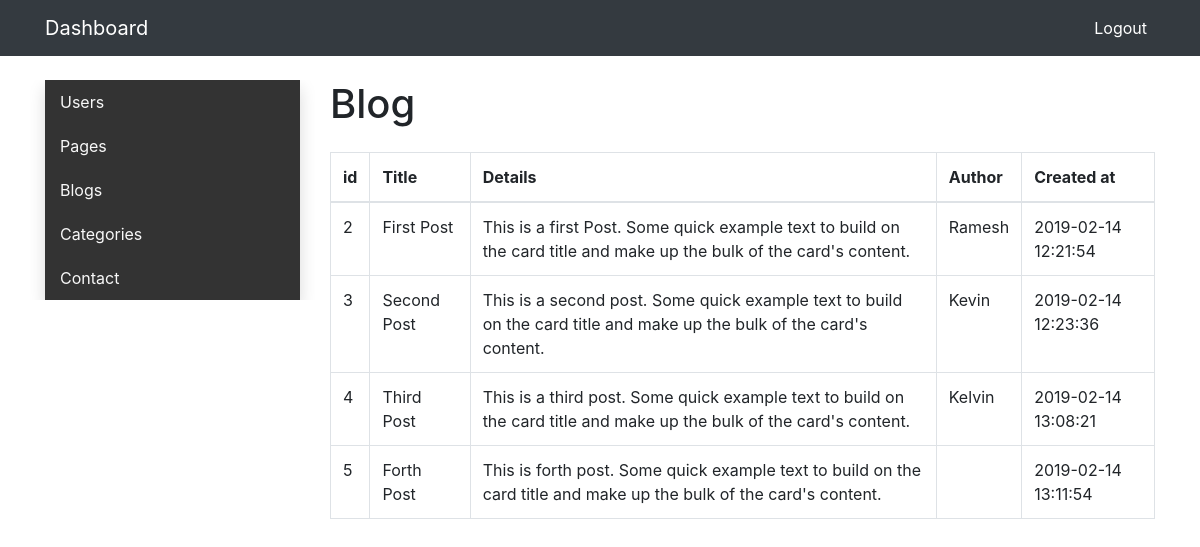
The page /app/admin/blogs.php on the database its author committed.
### tables this page shows
CREATE TABLE `blogs` (
  `id` int(11) NOT NULL,
  `title` varchar(255) NOT NULL,
  `body` text NOT NULL,
  `author` varchar(255) NOT NULL,
  `is_published` tinyint(1) NOT NULL DEFAULT '1',
  `created_at` datetime DEFAULT CURRENT_TIMESTAMP
);

### app/admin/blogs.php (the view, shortened to what this page needs)
<?php
         include('./partial/header.php');
        ?>
<div class="container my-4">
<div class="row">
 <div class="col-lg-3 sidenav ">
 <?php include('./partial/sidebar.php'); ?>
 </div>
 <div class="col-lg-9">
 <div class="d-flex align-items-center justify-content-between mb-4">
  <h1 class="mb-0">Blog </h1>
 </div>
  <table class="table table-bordered">
  <thead>
    <tr>
      <th scope="col">id</th>
      <th scope="col">Title</th>
      <th scope="col">Details</th>
      <th scope="col">Author</th>
      <th scope="col">Created at</th>
    </tr>
  </thead>
  <tbody>
    <?php
    $sth = $pdo->prepare("SELECT * FROM blogs");
    $sth->execute();
    $results = $sth->fetchAll();
    foreach ($results as $result ) {
      ?>
       <tr>
       <td><?php echo $result->id; ?></td>
       <td><?php echo $result->title; ?></td>
       <td><?php echo $result->body; ?></td>
       <td><?php echo $result->author; ?></td>
       <td><?php echo $result->created_at; ?></td>
       </tr>
      <?php
    }
  ?>
  </tbody>
</table>
 </div>
</div>
</div>
<?php
         include('./partial/footer.php');
        ?>

### app/admin/assets/css/dashboard.css (style rules this page uses)
.sidenav { height: 100%; width: 160px; z-index: 1; top: 0; left: 0; overflow-x: hidden; }

### rows shown on the page
blogs: id "2", title "First Post", body "This is a first Post. Some quick example text to build on the card title and make up the bulk of the card's content.", author "Ramesh", created_at "2019-02-14 12:21:54"
blogs: id "3", title "Second Post", body "This is a second post. Some quick example text to build on the card title and make up the bulk of the card's content.", author "Kevin", created_at "2019-02-14 12:23:36"
blogs: id "4", title "Third Post", body "This is a third post. Some quick example text to build on the card title and make up the bulk of the card's content.", author "Kelvin", created_at "2019-02-14 13:08:21"
blogs: id "5", title "Forth Post", body "This is forth post. Some quick example text to build on the card title and make up the bulk of the card's content.", created_at "2019-02-14 13:11:54"
